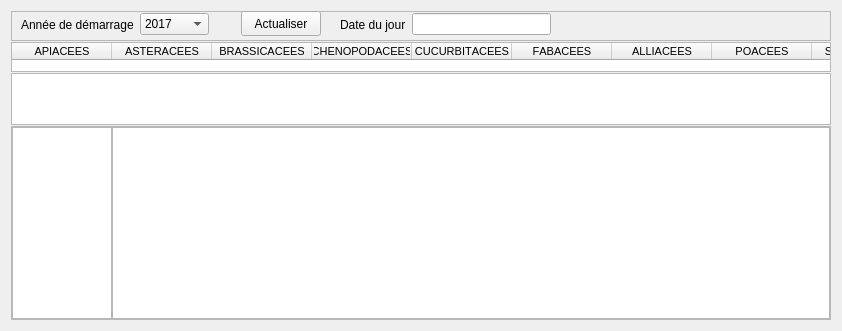
      <widget class="QWidget" name="tab_6">
       <attribute name="title">
        <string>Rotation</string>
       </attribute>
       <layout class="QHBoxLayout" name="horizontalLayout_12">
        <item>
         <layout class="QVBoxLayout" name="verticalLayout_7">
          <property name="spacing">
           <number>1</number>
          </property>
          <item>
           <widget class="QFrame" name="frame_7">
            <property name="minimumSize">
             <size>
              <width>0</width>
              <height>30</height>
             </size>
            </property>
            <property name="maximumSize">
             <size>
              <width>16777215</width>
              <height>40</height>
             </size>
            </property>
            <property name="frameShape">
             <enum>QFrame::StyledPanel</enum>
            </property>
            <property name="frameShadow">
             <enum>QFrame::Raised</enum>
            </property>
            <widget class="QWidget" name="layoutWidget1">
             <property name="geometry">
              <rect>
               <x>10</x>
               <y>0</y>
               <width>188</width>
               <height>27</height>
              </rect>
             </property>
             <layout class="QHBoxLayout" name="horizontalLayout_17">
              <item>
               <widget class="QLabel" name="label_41">
                <property name="text">
                 <string>Année de démarrage</string>
                </property>
               </widget>
              </item>
              <item>
               <widget class="QComboBox" name="comboBox_AnneeEnCours_2">
                <item>
                 <property name="text">
                  <string>2017</string>
                 </property>
                </item>
                <item>
                 <property name="text">
                  <string>2018</string>
                 </property>
                </item>
                <item>
                 <property name="text">
                  <string>2019</string>
                 </property>
                </item>
                <item>
                 <property name="text">
                  <string>2020</string>
                 </property>
                </item>
                <item>
                 <property name="text">
                  <string>2021</string>
                 </property>
                </item>
                <item>
                 <property name="text">
                  <string>2022</string>
                 </property>
                </item>
                <item>
                 <property name="text">
                  <string>2023</string>
                 </property>
                </item>
                <item>
                 <property name="text">
                  <string>2024</string>
                 </property>
                </item>
                <item>
                 <property name="text">
                  <string>2025</string>
                 </property>
                </item>
                <item>
                 <property name="text">
                  <string>2026</string>
                 </property>
                </item>
                <item>
                 <property name="text">
                  <string>2027</string>
                 </property>
                </item>
                <item>
                 <property name="text">
                  <string>2028</string>
                 </property>
                </item>
                <item>
                 <property name="text">
                  <string>2029</string>
                 </property>
                </item>
                <item>
                 <property name="text">
                  <string>2030</string>
                 </property>
                </item>
               </widget>
              </item>
             </layout>
            </widget>
            <widget class="QPushButton" name="pushButton_color">
             <property name="geometry">
              <rect>
               <x>230</x>
               <y>0</y>
               <width>80</width>
               <height>25</height>
              </rect>
             </property>
             <property name="text">
              <string>Actualiser</string>
             </property>
            </widget>
            <widget class="QWidget" name="layoutWidget2">
             <property name="geometry">
              <rect>
               <x>329</x>
               <y>0</y>
               <width>211</width>
               <height>27</height>
              </rect>
             </property>
             <layout class="QHBoxLayout" name="horizontalLayout_22">
              <item>
               <widget class="QLabel" name="label_46">
                <property name="text">
                 <string>Date du jour</string>
                </property>
               </widget>
              </item>
              <item>
               <widget class="QLineEdit" name="lineEdit_dateDuJour"/>
              </item>
             </layout>
            </widget>
           </widget>
          </item>
          <item>
           <widget class="QTableWidget" name="tableWidget_rotation_3">
            <property name="minimumSize">
             <size>
              <width>820</width>
              <height>30</height>
             </size>
            </property>
            <property name="maximumSize">
             <size>
              <width>1200</width>
              <height>30</height>
             </size>
            </property>
            <property name="font">
             <font>
              <pointsize>7</pointsize>
              <weight>50</weight>
              <bold>false</bold>
              <kerning>false</kerning>
             </font>
            </property>
            <property name="horizontalScrollBarPolicy">
             <enum>Qt::ScrollBarAlwaysOff</enum>
            </property>
            <property name="autoScroll">
             <bool>true</bool>
            </property>
            <property name="editTriggers">
             <set>QAbstractItemView::NoEditTriggers</set>
            </property>
            <property name="selectionMode">
             <enum>QAbstractItemView::NoSelection</enum>
            </property>
            <property name="wordWrap">
             <bool>true</bool>
            </property>
            <property name="rowCount">
             <number>0</number>
            </property>
            <property name="columnCount">
             <number>11</number>
            </property>
            <attribute name="horizontalHeaderDefaultSectionSize">
             <number>100</number>
            </attribute>
            <attribute name="horizontalHeaderMinimumSectionSize">
             <number>20</number>
            </attribute>
            <attribute name="verticalHeaderDefaultSectionSize">
             <number>19</number>
            </attribute>
            <attribute name="verticalHeaderMinimumSectionSize">
             <number>30</number>
            </attribute>
            <column>
             <property name="text">
              <string>APIACEES</string>
             </property>
             <property name="font">
              <font>
               <pointsize>8</pointsize>
              </font>
             </property>
             <property name="background">
              <color>
               <red>255</red>
               <green>85</green>
               <blue>0</blue>
              </color>
             </property>
            </column>
            <column>
             <property name="text">
              <string>ASTERACEES</string>
             </property>
             <property name="font">
              <font>
               <pointsize>8</pointsize>
              </font>
             </property>
             <property name="background">
              <color>
               <red>170</red>
               <green>170</green>
               <blue>127</blue>
              </color>
             </property>
            </column>
            <column>
             <property name="text">
              <string>BRASSICACEES</string>
             </property>
             <property name="font">
              <font>
               <pointsize>8</pointsize>
              </font>
             </property>
             <property name="background">
              <color>
               <red>170</red>
               <green>255</green>
               <blue>255</blue>
              </color>
             </property>
            </column>
            <column>
             <property name="text">
              <string>CHENOPODACEES</string>
             </property>
             <property name="font">
              <font>
               <pointsize>8</pointsize>
              </font>
             </property>
             <property name="background">
              <color>
               <red>255</red>
               <green>85</green>
               <blue>127</blue>
              </color>
             </property>
            </column>
            <column>
             <property name="text">
              <string>CUCURBITACEES</string>
             </property>
             <property name="font">
              <font>
               <pointsize>8</pointsize>
              </font>
             </property>
             <property name="background">
              <color>
               <red>255</red>
               <green>170</green>
               <blue>127</blue>
              </color>
             </property>
            </column>
            <column>
             <property name="text">
              <string>FABACEES</string>
             </property>
             <property name="font">
              <font>
               <pointsize>8</pointsize>
              </font>
             </property>
             <property name="background">
              <color>
               <red>0</red>
               <green>255</green>
               <blue>0</blue>
              </color>
             </property>
            </column>
            <column>
             <property name="text">
              <string>ALLIACEES</string>
             </property>
             <property name="font">
              <font>
               <pointsize>8</pointsize>
              </font>
             </property>
             <property name="background">
              <color>
               <red>255</red>
               <green>255</green>
               <blue>127</blue>
              </color>
             </property>
            </column>
            <column>
             <property name="text">
              <string>POACEES</string>
             </property>
             <property name="font">
              <font>
               <pointsize>8</pointsize>
              </font>
             </property>
             <property name="background">
              <color>
               <red>170</red>
               <green>170</green>
               <blue>255</blue>
              </color>
             </property>
            </column>
            <column>
             <property name="text">
              <string>SOLANACEES</string>
             </property>
             <property name="font">
              <font>
               <pointsize>8</pointsize>
              </font>
             </property>
             <property name="background">
              <color>
               <red>255</red>
               <green>0</green>
               <blue>255</blue>
              </color>
             </property>
            </column>
            <column>
             <property name="text">
              <string>VALERIANACEES</string>
             </property>
             <property name="font">
              <font>
               <pointsize>8</pointsize>
              </font>
             </property>
             <property name="background">
              <color>
               <red>85</red>
               <green>255</green>
               <blue>127</blue>
              </color>
             </property>
            </column>
            <column>
             <property name="text">
              <string>AUTRES</string>
             </property>
             <property name="font">
              <font>
               <pointsize>8</pointsize>
              </font>
             </property>
             <property name="background">
              <color>
               <red>222</red>
               <green>216</green>
               <blue>215</blue>
              </color>
             </property>
            </column>
           </widget>
          </item>
          <item>
           <widget class="QGraphicsView" name="graphicsView_rotation3">
            <property name="maximumSize">
             <size>
              <width>16777215</width>
              <height>52</height>
             </size>
            </property>
            <property name="frameShape">
             <enum>QFrame::StyledPanel</enum>
            </property>
            <property name="frameShadow">
             <enum>QFrame::Raised</enum>
            </property>
            <property name="lineWidth">
             <number>4</number>
            </property>
            <property name="verticalScrollBarPolicy">
             <enum>Qt::ScrollBarAlwaysOff</enum>
            </property>
            <property name="horizontalScrollBarPolicy">
             <enum>Qt::ScrollBarAlwaysOff</enum>
            </property>
           </widget>
          </item>
          <item>
           <widget class="QFrame" name="frame_9">
            <property name="frameShape">
             <enum>QFrame::StyledPanel</enum>
            </property>
            <property name="frameShadow">
             <enum>QFrame::Raised</enum>
            </property>
            <layout class="QHBoxLayout" name="horizontalLayout_14">
             <property name="spacing">
              <number>0</number>
             </property>
             <property name="leftMargin">
              <number>0</number>
             </property>
             <property name="topMargin">
              <number>0</number>
             </property>
             <property name="rightMargin">
              <number>0</number>
             </property>
             <property name="bottomMargin">
              <number>0</number>
             </property>
             <item>
              <widget class="QGraphicsView" name="graphicsView_rotation2">
               <property name="minimumSize">
                <size>
                 <width>100</width>
                 <height>0</height>
                </size>
               </property>
               <property name="maximumSize">
                <size>
                 <width>100</width>
                 <height>16777215</height>
                </size>
               </property>
               <property name="frameShadow">
                <enum>QFrame::Plain</enum>
               </property>
               <property name="lineWidth">
                <number>0</number>
               </property>
               <property name="verticalScrollBarPolicy">
                <enum>Qt::ScrollBarAlwaysOff</enum>
               </property>
               <property name="horizontalScrollBarPolicy">
                <enum>Qt::ScrollBarAlwaysOff</enum>
               </property>
              </widget>
             </item>
             <item>
              <widget class="QGraphicsView" name="graphicsView_rotation">
               <property name="frameShadow">
                <enum>QFrame::Plain</enum>
               </property>
               <property name="lineWidth">
                <number>0</number>
               </property>
              </widget>
             </item>
            </layout>
           </widget>
          </item>
         </layout>
        </item>
       </layout>
      </widget>
